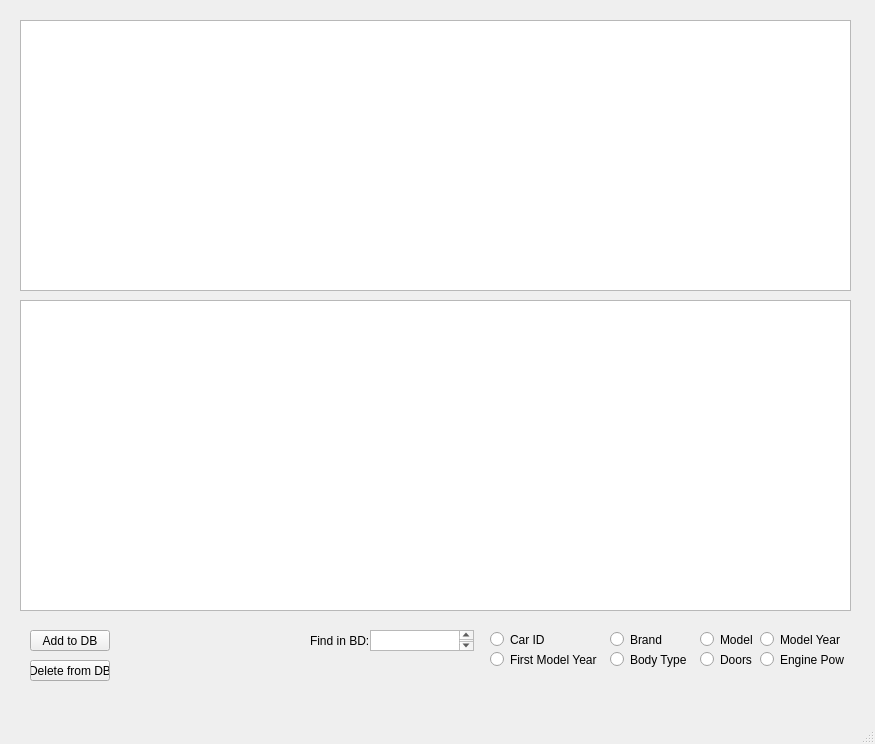
<?xml version="1.0" encoding="UTF-8"?>
<ui version="4.0">
 <class>MainWindow</class>
 <widget class="QMainWindow" name="MainWindow">
  <property name="geometry">
   <rect>
    <x>0</x>
    <y>0</y>
    <width>875</width>
    <height>744</height>
   </rect>
  </property>
  <property name="windowTitle">
   <string>MainWindow</string>
  </property>
  <widget class="QWidget" name="centralwidget">
   <widget class="QTableView" name="tableView">
    <property name="geometry">
     <rect>
      <x>20</x>
      <y>20</y>
      <width>831</width>
      <height>271</height>
     </rect>
    </property>
   </widget>
   <widget class="QPushButton" name="pushButton">
    <property name="geometry">
     <rect>
      <x>30</x>
      <y>630</y>
      <width>80</width>
      <height>21</height>
     </rect>
    </property>
    <property name="text">
     <string>Add to DB</string>
    </property>
   </widget>
   <widget class="QPushButton" name="pushButton_2">
    <property name="geometry">
     <rect>
      <x>30</x>
      <y>660</y>
      <width>80</width>
      <height>21</height>
     </rect>
    </property>
    <property name="text">
     <string>Delete from DB</string>
    </property>
   </widget>
   <widget class="QTextEdit" name="textEdit">
    <property name="geometry">
     <rect>
      <x>370</x>
      <y>630</y>
      <width>104</width>
      <height>21</height>
     </rect>
    </property>
   </widget>
   <widget class="QLabel" name="label">
    <property name="geometry">
     <rect>
      <x>310</x>
      <y>630</y>
      <width>61</width>
      <height>21</height>
     </rect>
    </property>
    <property name="text">
     <string>Find in BD:</string>
    </property>
   </widget>
   <widget class="QRadioButton" name="radioButton">
    <property name="geometry">
     <rect>
      <x>610</x>
      <y>630</y>
      <width>84</width>
      <height>19</height>
     </rect>
    </property>
    <property name="text">
     <string>Brand</string>
    </property>
   </widget>
   <widget class="QRadioButton" name="radioButton_2">
    <property name="geometry">
     <rect>
      <x>700</x>
      <y>630</y>
      <width>84</width>
      <height>19</height>
     </rect>
    </property>
    <property name="text">
     <string>Model</string>
    </property>
   </widget>
   <widget class="QRadioButton" name="radioButton_3">
    <property name="geometry">
     <rect>
      <x>760</x>
      <y>630</y>
      <width>84</width>
      <height>19</height>
     </rect>
    </property>
    <property name="text">
     <string>Model Year</string>
    </property>
   </widget>
   <widget class="QRadioButton" name="radioButton_4">
    <property name="geometry">
     <rect>
      <x>490</x>
      <y>630</y>
      <width>84</width>
      <height>19</height>
     </rect>
    </property>
    <property name="text">
     <string>Car ID</string>
    </property>
   </widget>
   <widget class="QRadioButton" name="radioButton_5">
    <property name="geometry">
     <rect>
      <x>490</x>
      <y>650</y>
      <width>111</width>
      <height>19</height>
     </rect>
    </property>
    <property name="text">
     <string>First Model Year</string>
    </property>
   </widget>
   <widget class="QRadioButton" name="radioButton_6">
    <property name="geometry">
     <rect>
      <x>610</x>
      <y>650</y>
      <width>84</width>
      <height>19</height>
     </rect>
    </property>
    <property name="text">
     <string>Body Type</string>
    </property>
   </widget>
   <widget class="QRadioButton" name="radioButton_7">
    <property name="geometry">
     <rect>
      <x>700</x>
      <y>650</y>
      <width>84</width>
      <height>19</height>
     </rect>
    </property>
    <property name="text">
     <string>Doors</string>
    </property>
   </widget>
   <widget class="QRadioButton" name="radioButton_8">
    <property name="geometry">
     <rect>
      <x>760</x>
      <y>650</y>
      <width>84</width>
      <height>19</height>
     </rect>
    </property>
    <property name="text">
     <string>Engine Power</string>
    </property>
   </widget>
   <widget class="QTableView" name="tableView_2">
    <property name="geometry">
     <rect>
      <x>20</x>
      <y>300</y>
      <width>831</width>
      <height>311</height>
     </rect>
    </property>
   </widget>
  </widget>
  <widget class="QMenuBar" name="menubar">
   <property name="geometry">
    <rect>
     <x>0</x>
     <y>0</y>
     <width>875</width>
     <height>20</height>
    </rect>
   </property>
  </widget>
  <widget class="QStatusBar" name="statusbar"/>
 </widget>
 <resources/>
 <connections/>
</ui>
